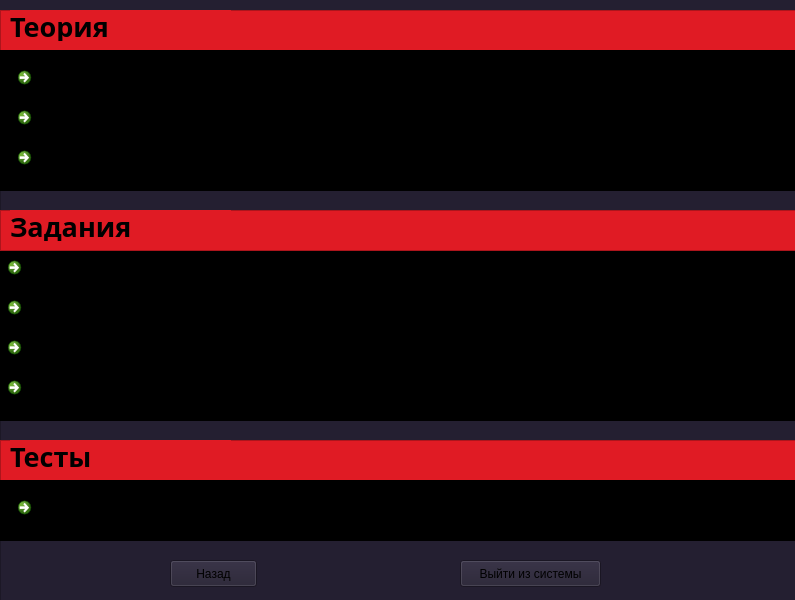
<?xml version="1.0" encoding="UTF-8"?>
<ui version="4.0">
 <class>Dialog</class>
 <widget class="QDialog" name="Dialog">
  <property name="geometry">
   <rect>
    <x>0</x>
    <y>0</y>
    <width>795</width>
    <height>600</height>
   </rect>
  </property>
  <property name="font">
   <font>
    <pointsize>15</pointsize>
   </font>
  </property>
  <property name="windowTitle">
   <string>Обучающая система</string>
  </property>
  <property name="styleSheet">
   <string notr="true">background-color: rgb(36, 31, 49);</string>
  </property>
  <widget class="QFrame" name="frame_6">
   <property name="geometry">
    <rect>
     <x>0</x>
     <y>10</y>
     <width>811</width>
     <height>201</height>
    </rect>
   </property>
   <property name="frameShape">
    <enum>QFrame::StyledPanel</enum>
   </property>
   <property name="frameShadow">
    <enum>QFrame::Raised</enum>
   </property>
   <widget class="QFrame" name="frame">
    <property name="geometry">
     <rect>
      <x>0</x>
      <y>0</y>
      <width>801</width>
      <height>41</height>
     </rect>
    </property>
    <property name="styleSheet">
     <string notr="true">background-color: rgb(224, 27, 36);</string>
    </property>
    <property name="frameShape">
     <enum>QFrame::StyledPanel</enum>
    </property>
    <property name="frameShadow">
     <enum>QFrame::Raised</enum>
    </property>
    <widget class="QLabel" name="Theory">
     <property name="geometry">
      <rect>
       <x>10</x>
       <y>0</y>
       <width>221</width>
       <height>31</height>
      </rect>
     </property>
     <property name="font">
      <font>
       <family>LM Roman 8</family>
       <pointsize>20</pointsize>
       <weight>75</weight>
       <bold>true</bold>
      </font>
     </property>
     <property name="text">
      <string>Теория</string>
     </property>
    </widget>
   </widget>
   <widget class="QFrame" name="frame_window_lection">
    <property name="geometry">
     <rect>
      <x>0</x>
      <y>40</y>
      <width>821</width>
      <height>141</height>
     </rect>
    </property>
    <property name="styleSheet">
     <string notr="true">background-color: rgb(0, 0, 0);</string>
    </property>
    <property name="frameShape">
     <enum>QFrame::StyledPanel</enum>
    </property>
    <property name="frameShadow">
     <enum>QFrame::Raised</enum>
    </property>
    <widget class="QCommandLinkButton" name="Lection1">
     <property name="geometry">
      <rect>
       <x>10</x>
       <y>10</y>
       <width>371</width>
       <height>41</height>
      </rect>
     </property>
     <property name="font">
      <font>
       <family>Utopia</family>
       <pointsize>13</pointsize>
      </font>
     </property>
     <property name="text">
      <string>Лекция №1. Описания и константы</string>
     </property>
    </widget>
    <widget class="QCommandLinkButton" name="Lection2">
     <property name="geometry">
      <rect>
       <x>10</x>
       <y>50</y>
       <width>691</width>
       <height>41</height>
      </rect>
     </property>
     <property name="font">
      <font>
       <family>Utopia</family>
       <pointsize>13</pointsize>
      </font>
     </property>
     <property name="text">
      <string>Лекция №2. Базовые конструкции структурного программирования</string>
     </property>
    </widget>
    <widget class="QCommandLinkButton" name="Lection3">
     <property name="geometry">
      <rect>
       <x>10</x>
       <y>90</y>
       <width>451</width>
       <height>41</height>
      </rect>
     </property>
     <property name="font">
      <font>
       <family>Utopia</family>
       <pointsize>13</pointsize>
      </font>
     </property>
     <property name="text">
      <string>Лекция №3. Описания и константы</string>
     </property>
    </widget>
   </widget>
  </widget>
  <widget class="QFrame" name="frame_itogtest">
   <property name="geometry">
    <rect>
     <x>0</x>
     <y>420</y>
     <width>801</width>
     <height>201</height>
    </rect>
   </property>
   <property name="frameShape">
    <enum>QFrame::StyledPanel</enum>
   </property>
   <property name="frameShadow">
    <enum>QFrame::Raised</enum>
   </property>
   <widget class="QFrame" name="frame_3">
    <property name="geometry">
     <rect>
      <x>0</x>
      <y>20</y>
      <width>801</width>
      <height>41</height>
     </rect>
    </property>
    <property name="styleSheet">
     <string notr="true">background-color: rgb(224, 27, 36);</string>
    </property>
    <property name="frameShape">
     <enum>QFrame::StyledPanel</enum>
    </property>
    <property name="frameShadow">
     <enum>QFrame::Raised</enum>
    </property>
    <widget class="QLabel" name="tests">
     <property name="geometry">
      <rect>
       <x>10</x>
       <y>0</y>
       <width>221</width>
       <height>31</height>
      </rect>
     </property>
     <property name="font">
      <font>
       <family>LM Roman 8</family>
       <pointsize>20</pointsize>
       <weight>75</weight>
       <bold>true</bold>
      </font>
     </property>
     <property name="text">
      <string>Тесты</string>
     </property>
    </widget>
   </widget>
   <widget class="QFrame" name="frame_testing">
    <property name="geometry">
     <rect>
      <x>0</x>
      <y>60</y>
      <width>821</width>
      <height>61</height>
     </rect>
    </property>
    <property name="styleSheet">
     <string notr="true">background-color: rgb(0, 0, 0);</string>
    </property>
    <property name="frameShape">
     <enum>QFrame::StyledPanel</enum>
    </property>
    <property name="frameShadow">
     <enum>QFrame::Raised</enum>
    </property>
    <widget class="QCommandLinkButton" name="itogovoe_testirovanie">
     <property name="geometry">
      <rect>
       <x>10</x>
       <y>10</y>
       <width>491</width>
       <height>41</height>
      </rect>
     </property>
     <property name="font">
      <font>
       <pointsize>15</pointsize>
      </font>
     </property>
     <property name="text">
      <string>Итоговое тестирование по программированию</string>
     </property>
    </widget>
   </widget>
   <widget class="QPushButton" name="quit_system">
    <property name="geometry">
     <rect>
      <x>460</x>
      <y>140</y>
      <width>141</width>
      <height>27</height>
     </rect>
    </property>
    <property name="text">
     <string>Выйти из системы</string>
    </property>
   </widget>
   <widget class="QPushButton" name="back">
    <property name="geometry">
     <rect>
      <x>170</x>
      <y>140</y>
      <width>87</width>
      <height>27</height>
     </rect>
    </property>
    <property name="text">
     <string>Назад</string>
    </property>
   </widget>
  </widget>
  <widget class="QFrame" name="frame_question">
   <property name="geometry">
    <rect>
     <x>0</x>
     <y>250</y>
     <width>811</width>
     <height>171</height>
    </rect>
   </property>
   <property name="styleSheet">
    <string notr="true">background-color: rgb(0, 0, 0);</string>
   </property>
   <property name="frameShape">
    <enum>QFrame::StyledPanel</enum>
   </property>
   <property name="frameShadow">
    <enum>QFrame::Raised</enum>
   </property>
   <widget class="QCommandLinkButton" name="question_withcode">
    <property name="geometry">
     <rect>
      <x>0</x>
      <y>120</y>
      <width>561</width>
      <height>41</height>
     </rect>
    </property>
    <property name="font">
     <font>
      <family>Utopia</family>
      <pointsize>13</pointsize>
      <weight>75</weight>
      <bold>true</bold>
     </font>
    </property>
    <property name="text">
     <string>Основы программирования. Работа с кодом</string>
    </property>
   </widget>
   <widget class="QCommandLinkButton" name="easy_question">
    <property name="geometry">
     <rect>
      <x>0</x>
      <y>0</y>
      <width>581</width>
      <height>41</height>
     </rect>
    </property>
    <property name="font">
     <font>
      <family>Utopia</family>
      <pointsize>13</pointsize>
     </font>
    </property>
    <property name="text">
     <string>Основы программирования. Вопросы легкой сложности</string>
    </property>
   </widget>
   <widget class="QCommandLinkButton" name="middle_question">
    <property name="geometry">
     <rect>
      <x>0</x>
      <y>40</y>
      <width>601</width>
      <height>41</height>
     </rect>
    </property>
    <property name="font">
     <font>
      <family>Utopia</family>
      <pointsize>13</pointsize>
     </font>
    </property>
    <property name="text">
     <string>Основы программирования. Вопросы средней сложности</string>
    </property>
   </widget>
   <widget class="QCommandLinkButton" name="hard_question">
    <property name="geometry">
     <rect>
      <x>0</x>
      <y>80</y>
      <width>601</width>
      <height>41</height>
     </rect>
    </property>
    <property name="font">
     <font>
      <family>Utopia</family>
      <pointsize>13</pointsize>
     </font>
    </property>
    <property name="text">
     <string>Основы программирования. Вопросы высокой сложности</string>
    </property>
   </widget>
  </widget>
  <widget class="QFrame" name="frame_zadania">
   <property name="geometry">
    <rect>
     <x>0</x>
     <y>210</y>
     <width>801</width>
     <height>41</height>
    </rect>
   </property>
   <property name="styleSheet">
    <string notr="true">background-color: rgb(224, 27, 36);</string>
   </property>
   <property name="frameShape">
    <enum>QFrame::StyledPanel</enum>
   </property>
   <property name="frameShadow">
    <enum>QFrame::Raised</enum>
   </property>
   <widget class="QLabel" name="zadanie">
    <property name="geometry">
     <rect>
      <x>10</x>
      <y>0</y>
      <width>221</width>
      <height>31</height>
     </rect>
    </property>
    <property name="font">
     <font>
      <family>LM Roman 8</family>
      <pointsize>20</pointsize>
      <weight>75</weight>
      <bold>true</bold>
     </font>
    </property>
    <property name="text">
     <string>Задания</string>
    </property>
   </widget>
  </widget>
 </widget>
 <resources/>
 <connections/>
</ui>
